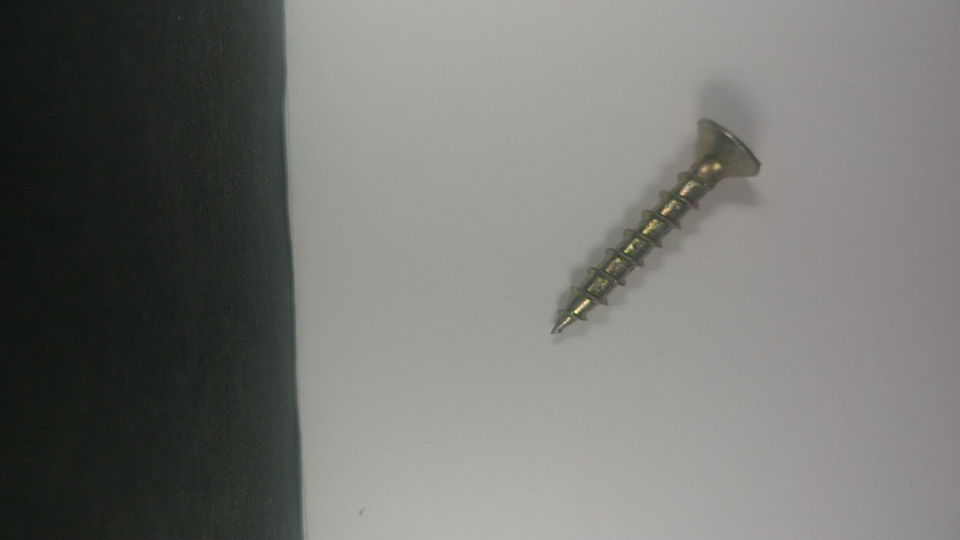
#> input picture Clasificador-de-imagenes/Data Base/YTest/Tornillos/photo16.jpg, 1920 x 1080 px, found by its file name (shown at 1/2 size); its folder holds only this picture in this run
$ python p8_rendimiento.py
#> lines starting #> are read from the running program, lines starting #| are printed output that depends on the picture; after the words box and inside, x2 and y2 are one past the last pixel; in counts of white or black regions, pixels touching at a corner belong together; pictures that were not available may be replaced by others from this repository, and a replacement may not be noted
#> the answer given: 3
### Clasificador-de-imagenes/p7_clasificacion.py
from matplotlib import pyplot as plt
import matplotlib.patches as mpatches

plt.rcParams['image.cmap'] = 'gray'

from skimage import io, filters, img_as_ubyte
import numpy as np
import cv2
import os
from datetime import datetime
import random
from skimage.measure import regionprops


"""
VARIABLES GLOBALES
Para almacenar los datos y graficar
"""
global datos, fig, ax
datos = [] # Base de datos
fig = plt.figure()
ax = fig.add_subplot(111, projection='3d')


def transformacion(image):
    """
    QUITAR PARED DE LA CAJA EN LA IMAGEN
    """
    # Determinar dimensiones de la imagen
    height, width, channels = image.shape

    # x marca hasta donde cortar (osea corta del pixel 0 hasta 700)
    x = 50
    crop_img = image[0:height, x:width]

    """
    QUITAR EL FONDO
    Convertir el fondo a fondo totalmente blanco
    """
    # Determinar nuevamente las dimensiones de la imagen
    height, width, channels = crop_img.shape

    # Crear una mascara
    mask = np.zeros(crop_img.shape[:2], np.uint8)

    # Grabar el corte del objeto
    bgdModel = np.zeros((1, 65), np.float64)
    fgdModel = np.zeros((1, 65), np.float64)

    # Hard Coding the Rect The object must lie within this rect.
    rect = (1079, 1079, width - 1, height - 1)
    cv2.grabCut(crop_img, mask, rect, bgdModel, fgdModel, 5, cv2.GC_INIT_WITH_RECT)
    mask = np.where((mask == 2) | (mask == 0), 0, 1).astype('uint8')
    img1 = crop_img * mask[:, :, np.newaxis]

    # Obtener el fondo
    background = crop_img - img1

    """
    Cambiar todos los pixeles en el fondo que no sean de negro a blanco
    [100,100,100] color de fondo (de la mascara) de la caja donde tome las fotos
    """
    background[np.where((background > [100, 100, 100]).all(axis=2))] = [255, 255, 255]

    # Agregar el fondo y la imagen
    image_sin_fondo = background + img1


    # Redimensionamiento de la imagen de entrada
    fixed_size = tuple((500, 400))
    resized_image = cv2.resize(image_sin_fondo, fixed_size)

    # Determinar dimensiones de la imagen
    height, width, channels = resized_image.shape

    # x marca hasta donde cortar (osea corta del pixel 0 hasta 700)
    y = 100
    crop_img = resized_image[0:height-y, 0:width]

    return crop_img


def extraccion(image, hacer_transformacion=False):
    """
    TRANSFORMACION
    """
    if hacer_transformacion:
        image = transformacion(image)

    """
    REDIMENSIONAMIENTO DE LA IMAGEN
    Convertir la imagen de 1220x1080 a 500x400
    """
    image = cv2.resize(image, (500, 400))

    """
    PRE PROCESAMIENTO
    """
    aux = cv2.cvtColor(image, cv2.COLOR_BGR2GRAY)  # Convertir a escala de grises

    """
    FILTRACION
    """
    aux = cv2.GaussianBlur(aux, (3, 3), 0)  # Aplicar filtro gaussiano -- (3,3) indica cuánto se debe cambiar el valor del píxel dado para desenfocar la imagen
    aux = filters.sobel(aux)  # Aplicar filtro Sobel o Laplaciano

    """
    SEGMENTACION
    """
    ret, th = cv2.threshold(img_as_ubyte(aux), 0, 255, cv2.THRESH_BINARY + cv2.THRESH_OTSU)

    """
    EXTRACCION DE CARACTERISTICAS / PROPIEDADES
    """
    regions = regionprops(th.astype(int))

    # [8 lines of commented-out code are left out]
    eje_mayor = regions[0].major_axis_length
    eje_menor = regions[0].minor_axis_length
    hu = regions[0].moments_hu

    # [9 lines of commented-out code are left out]
    return aux, [eje_menor, eje_mayor, hu[0]]


# [528 lines left out: functions generar_base_datos, clasifica, generar_archivo, mostrar_apilado, main, not called in this run]


# [53 lines that do not run on import are left out]

### Clasificador-de-imagenes/p8_rendimiento.py
from matplotlib import pyplot as plt
import matplotlib.patches as mpatches

plt.rcParams['image.cmap'] = 'gray'

from skimage import io, filters, img_as_ubyte
import numpy as np
import cv2
import os
from datetime import datetime
import random
from skimage.measure import regionprops


# Llamar las funciones de clasificacion de imagenes desde p7_clasificacion.py
import p7_clasificacion as clasificacion

"""
VARIABLES GLOBALES
Para almacenar los datos y graficar
"""
global datos, fig, ax
datos = []
fig = plt.figure()
ax = fig.add_subplot(111, projection='3d')


def generar_base_datos():
    print("\n--------------------------------------------------------------------")
    print("Comienza carga de Data Base")
    print("--------------------------------------------------------------------\n")
    global fig
    global ax
    global datos
    datos = []

    # Elemento de ferreteria
    class Elemento:
        def __init__(self):
            self.pieza = None
            self.image = None
            self.caracteristica = []
            self.distancia = 0

    # Cargar path de las imagenes
    tornillo_path = './dataset/transformado/train/Tornillos/'
    tuerca_path = './dataset/transformado/train/Tuercas/'
    arandela_path = './dataset/transformado/train/Arandelas/'
    clavo_path = './dataset/transformado/train/Clavos/'

    # Cargar todas las imagenes dentro de una carpeta
    tornillo = []
    for image_path in os.listdir(tornillo_path):
        img = cv2.imread(tornillo_path + image_path)
#> img is the input picture: shape (1080, 1920, 3); mean B, G, R 113.1, 116.9, 116.1
        tornillo.append(img)

    tuerca = []
    for image_path in os.listdir(tuerca_path):
        img = cv2.imread(tuerca_path + image_path)
        tuerca.append(img)

    arandela = []
    for image_path in os.listdir(arandela_path):
        img = cv2.imread(arandela_path + image_path)
        arandela.append(img)

    clavo = []
    for image_path in os.listdir(clavo_path):
        img = cv2.imread(clavo_path + image_path)
        clavo.append(img)

    i = 0
    # Analisis de tornillos
    iter = 0
    for objeto in tornillo:
        datos.append(Elemento())
        datos[i].pieza = 'Tornillo'
        datos[i].image, datos[i].caracteristica = clasificacion.extraccion(objeto)
        ax.scatter(datos[i].caracteristica[0], datos[i].caracteristica[1], datos[i].caracteristica[2], c='y',
                   marker='o')
        i += 1
        iter += 1
#> this loop made 1 pass
#> (ret in extraccion, eje_mayor in extraccion, eje_menor in extraccion, hu in extraccion, i, iter) on pass 1: (11, 404, 317.7, [4.79, 1.28, 70.56, 6.5, -134.3, 5.31, 36.97], 1, 1)
#> pass 1, in extraccion, `image = cv2.resize(image, (500, 400))`:
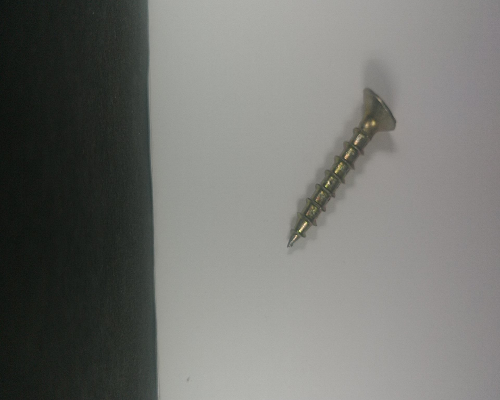
#> image: shape (400, 500, 3); mean of channels 0, 1, 2 113, 116.8, 116; drawn as B, G, R
#> pass 1, in extraccion, `aux = filters.sobel(aux)`:
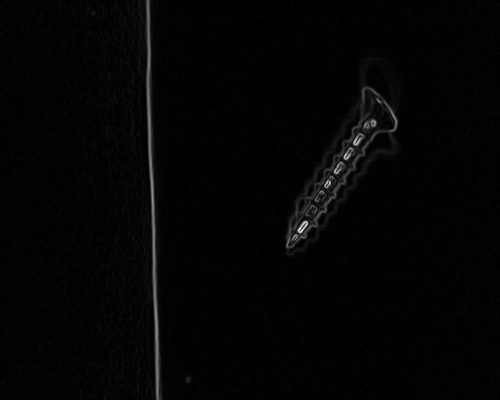
#> aux: shape (400, 500) float64; min 0, max 0.271, mean 0.00484; drawn with min black and max white
#> after the loop, datos = 1 item; i = 1; iter = 1
    print("Tornillos OK")

    # Analisis de tuercas
    iter = 0
    for objeto in tuerca:
        datos.append(Elemento())
        datos[i].pieza = 'Tuerca'
        datos[i].image, datos[i].caracteristica = clasificacion.extraccion(objeto)
        ax.scatter(datos[i].caracteristica[0], datos[i].caracteristica[1], datos[i].caracteristica[2], c='r',
                   marker='o')
        i += 1
        iter += 1
#> this loop made 1 pass
#> (ret in extraccion, eje_mayor in extraccion, eje_menor in extraccion, hu in extraccion, i, iter) on pass 1: (11, 404, 317.7, [4.79, 1.28, 70.56, 6.5, -134.3, 5.31, 36.97], 2, 1)
#> pass 1, in extraccion (call 2), `ret, th = cv2.threshold(img_as_ubyte(aux), 0, 255, cv2.THRESH_BINARY +..`:
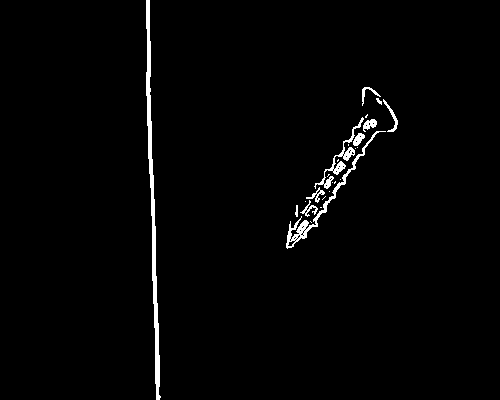
#> th: shape (400, 500); 1.7% white; 25 white regions (14 under 20 px), largest, box (x1, y1, x2, y2) and area: (146, 0, 161, 400) 1615, (286, 131, 386, 249) 712, (314, 117, 364, 189) 463
#> after the loop, datos = 2 items; i = 2; iter = 1
    print("Tuercas OK")

    # Analisis de arandelas
    iter = 0
    for objeto in arandela:
        datos.append(Elemento())
        datos[i].pieza = 'Arandela'
        datos[i].image, datos[i].caracteristica = clasificacion.extraccion(objeto)
        ax.scatter(datos[i].caracteristica[0], datos[i].caracteristica[1], datos[i].caracteristica[2], c='b',
                   marker='o')
        i += 1
        iter += 1
#> this loop made 1 pass
#> (ret in extraccion, eje_mayor in extraccion, eje_menor in extraccion, hu in extraccion, i, iter) on pass 1: (11, 404, 317.7, [4.79, 1.28, 70.56, 6.5, -134.3, 5.31, 36.97], 3, 1)
#> after the loop, datos = 3 items; i = 3; iter = 1
    print("Arandelas OK")

    # Analisis de clavos
    iter = 0
    for objeto in clavo:
        datos.append(Elemento())
        datos[i].pieza = 'Clavo'
        datos[i].image, datos[i].caracteristica = clasificacion.extraccion(objeto)
        ax.scatter(datos[i].caracteristica[0], datos[i].caracteristica[1], datos[i].caracteristica[2], c='g',
                   marker='o')
        i += 1
        iter += 1
#> this loop made 1 pass
#> (ret in extraccion, eje_mayor in extraccion, eje_menor in extraccion, hu in extraccion, i, iter) on pass 1: (11, 404, 317.7, [4.79, 1.28, 70.56, 6.5, -134.3, 5.31, 36.97], 4, 1)
#> after the loop, datos = 4 items; i = 4; iter = 1
    print("Clavos OK")

    print("Analisis completo de la base de datos de Train")
    print("Cantidad de imagenes analizadas: ", len(datos))
#| Cantidad de imagenes analizadas:  4

    # Elemento a evaluar
    test = Elemento()

    print("--------------------------------------------------------------------\n")
    return test


def clasifica(image, test, K):

    respuesta = []
    global fig
    global ax
    global datos
    global contador_cajas

    test.image, test.caracteristica =  clasificacion.extraccion(image, hacer_transformacion=True)
    test.pieza = 'Arandela'  # label inicial

    """
    KNN: K Nearest Neighbors
    """
    #print("\nInicializacion KNN")
    i = 0
    sum = 0
    for ft in datos[0].caracteristica:
        sum = sum + np.power(np.abs(test.caracteristica[i] - ft), 2)
        i += 1
    d = np.sqrt(sum)

    for element in datos:
        sum = 0
        i = 0
        for ft in element.caracteristica:
            sum = sum + np.power(np.abs((test.caracteristica[i]) - ft), 2)
            i += 1

        element.distancia = np.sqrt(sum)

        if sum < d:
            d = sum
            test.pieza = element.pieza

    #print("Prediccion para KNN con K=1: ", test.pieza)
    KNN = test.pieza

    """
    BUBBLE SORT: Algoritmo de ordenamiento de burbuja
    Lo elegi porque es bastante estable
    """
    swap = True
    while swap:
        swap = False
        for i in range(1, len(datos) - 1):
            if datos[i - 1].distancia > datos[i].distancia:
                aux = datos[i]
                datos[i] = datos[i - 1]
                datos[i - 1] = aux
                swap = True

    """
    KNN para un valor K dado
    """
    vect_contador = [] # Cantidad de veces que se repite una categoria

    # Comienza el analisis para distintos valores de K
    for i in range(K):
        vect_contador.append(0)

        for j in range(K):
            if(datos[i].pieza == datos[j].pieza):
                vect_contador[i] +=1

    maxContador = max(vect_contador)
    indice_maxContador = vect_contador.index(maxContador)
    KNN_Multiple = datos[indice_maxContador].pieza

    #print("KNN Multiple (K=9): ", caracteristica)

    """
    K MEANS
    """
    #print("\nInicializacion KMeans")

    tornillo_data = []
    tuerca_data = []
    arandela_data = []
    clavo_data = []

    for element in datos:
        if element.pieza == 'Tornillo':
            tornillo_data.append(element)
        if element.pieza == 'Tuerca':
            tuerca_data.append(element)
        if element.pieza == 'Arandela':
            arandela_data.append(element)
        if element.pieza == 'Clavo':
            clavo_data.append(element)

    tornillo_mean = list(random.choice(tornillo_data).caracteristica)
    tuerca_mean = list(random.choice(tuerca_data).caracteristica)
    arandela_mean = list(random.choice(arandela_data).caracteristica)
    clavo_mean = list(random.choice(clavo_data).caracteristica)

    # Asignacion, Actualizacion y Convergencia
    tornillo_len = [0, 0, 0]
    tuerca_len = [0, 0, 0]
    arandela_len = [0, 0, 0]
    clavo_len = [0, 0, 0]

    iter = 0
    while iter < 20:

        tornillo_data = []
        tuerca_data = []
        arandela_data = []
        clavo_data = []

        # Asignacion
        for element in datos:
            sum_tornillo = 0
            sum_tuerca = 0
            sum_arandela = 0
            sum_clavo = 0

            for i in range(0, len(element.caracteristica) - 1):
                sum_tornillo += np.power(np.abs(tornillo_mean[i] - element.caracteristica[i]), 2)
                sum_tuerca += np.power(np.abs(tuerca_mean[i] - element.caracteristica[i]), 2)
                sum_arandela += np.power(np.abs(arandela_mean[i] - element.caracteristica[i]), 2)
                sum_clavo += np.power(np.abs(clavo_mean[i] - element.caracteristica[i]), 2)

            dist_tornillo = np.sqrt(sum_tornillo)
            dist_tuerca = np.sqrt(sum_tuerca)
            dist_arandela = np.sqrt(sum_arandela)
            dist_clavo = np.sqrt(sum_clavo)

            aux = dist_tornillo
            if dist_tuerca < aux:
                aux = dist_tuerca
            if dist_arandela < aux:
                aux = dist_arandela
            if dist_clavo < aux:
                aux = dist_clavo

            if aux == dist_tornillo:
                tornillo_data.append(element.caracteristica)
            elif aux == dist_tuerca:
                tuerca_data.append(element.caracteristica)
            elif aux == dist_arandela:
                arandela_data.append(element.caracteristica)
            elif aux == dist_clavo:
                clavo_data.append(element.caracteristica)

        # Actualizacion
        sum_tornillo = [0, 0, 0]
        for b in tornillo_data:
            sum_tornillo[0] += b[0]
            sum_tornillo[1] += b[1]
            sum_tornillo[2] += b[2]

        sum_tuerca = [0, 0, 0]
        for o in tuerca_data:
            sum_tuerca[0] += o[0]
            sum_tuerca[1] += o[1]
            sum_tuerca[2] += o[2]

        sum_arandela = [0, 0, 0]
        for l in arandela_data:
            sum_arandela[0] += l[0]
            sum_arandela[1] += l[1]
            sum_arandela[2] += l[2]

        sum_clavo = [0, 0, 0]
        for p in clavo_data:
            sum_clavo[0] += p[0]
            sum_clavo[1] += p[1]
            sum_clavo[2] += p[2]

        tornillo_mean[0] = sum_tornillo[0] / len(tornillo_data)
        tornillo_mean[1] = sum_tornillo[1] / len(tornillo_data)
        tornillo_mean[2] = sum_tornillo[2] / len(tornillo_data)

        tuerca_mean[0] = sum_tuerca[0] / len(tuerca_data)
        tuerca_mean[1] = sum_tuerca[1] / len(tuerca_data)
        tuerca_mean[2] = sum_tuerca[2] / len(tuerca_data)

        arandela_mean[0] = sum_arandela[0] / len(arandela_data)
        arandela_mean[1] = sum_arandela[1] / len(arandela_data)
        arandela_mean[2] = sum_arandela[1] / len(arandela_data)

        clavo_mean[0] = sum_clavo[0] / len(clavo_data)
        clavo_mean[1] = sum_clavo[1] / len(clavo_data)
        clavo_mean[2] = sum_clavo[1] / len(clavo_data)

        # print("Tornillo  Tuerca  Arandela  Clavo")
        # print(len(tornillo_data), len(tuerca_data), len(arandela_data), len(clavo_data))

        # CONVERGENCIA Y CONDICION DE SALIDA
        if not tornillo_mean == tornillo_len:
            tornillo_len = tornillo_mean

        if not tuerca_mean == tuerca_len:
            tuerca_len = tuerca_mean

        if not arandela_mean == arandela_len:
            arandela_len = arandela_mean

        if not clavo_mean == clavo_len:
            clavo_len = clavo_mean

        iter += 1

    # Mean mas cercano
    sum_tornillo = 0
    sum_tuerca = 0
    sum_arandela = 0
    sum_clavo = 0

    for i in range(0, len(test.caracteristica) - 1):
        sum_tornillo += np.power(np.abs(test.caracteristica[i] - tornillo_mean[i]), 2)
        sum_tuerca += np.power(np.abs(test.caracteristica[i] - tuerca_mean[i]), 2)
        sum_arandela += np.power(np.abs(test.caracteristica[i] - arandela_mean[i]), 2)
        sum_clavo += np.power(np.abs(test.caracteristica[i] - clavo_mean[i]), 2)

    dist_tornillo = np.sqrt(sum_tornillo)
    dist_tuerca = np.sqrt(sum_tuerca)
    dist_arandela = np.sqrt(sum_arandela)
    dist_clavo = np.sqrt(sum_clavo)

    #print("\nMean mas cercano")
    #print("Tornillo  Tuerca  Arandela  Clavo")
    #print(dist_tornillo, dist_tuerca, dist_arandela, dist_clavo)

    aux = dist_tornillo
    if dist_tuerca < aux:
        aux = dist_tuerca
    if dist_arandela < aux:
        aux = dist_arandela
    if dist_clavo < aux:
        aux = dist_clavo

    if aux == dist_tornillo:
        test.pieza = 'Tornillo'
    elif aux == dist_tuerca:
        test.pieza = 'Tuerca'
    elif aux == dist_arandela:
        test.pieza = 'Arandela'
    elif aux == dist_clavo:
        test.pieza = 'Clavo'

    #print("\nPrediccion para KMeans: ", test.pieza)
    KMEANS = test.pieza

    return KNN, KNN_Multiple, KMEANS

# [14 lines left out: function MostrarResultados, not called in this run]

"""
Calculo de Rendimiento
"""
def rendimiento(val_K):
    K = val_K # Establecer rango de busqueda de O - K

    # Nombre de las piezas y carpetas
    piezas = ["Arandela","Clavo", "Tornillo", "Tuerca"]
    carpetas = ["Arandelas", "Clavos", "Tornillos", "Tuercas"]

    # Clasificacion
    test = generar_base_datos()

    # Generar el vector contador, vector K
    vect_it=[]

    vect_aciertos_KNN = []
    vect_val_K = []
    vect_eficiencia_KNN = []

    cont_KMEANS = 0
    vect_eficiencia_KMEANS = []


    for i in range(K): #Consideramos el KNN y KNN Multiple
        vect_aciertos_KNN.append(0) # Lo rellenamos de cero cada componente
        vect_val_K.append(i+1)

    cont_piezas = 0

    for j in range(len(carpetas)):
        carpeta = carpetas[j]
        input_path = "./dataset/original/test/" + carpeta +"/"
        dirs_input = os.listdir(input_path)

        for i in range(len(dirs_input)):
            nombre = input_path + dirs_input[i]
            image = io.imread(nombre)
#> image: shape (1080, 1920, 3)
            cont_piezas +=1

            print("Análisis de: ", carpeta +"/"+dirs_input [i])

            # A partir de aca comienza el analisis con distintos valores de K
            for  i in range(K-1): # Para una misma imagen la evaluamos con distintos valores de
                # Ejecutar clasificacion para un valor de K
                KNN, KNN_Multiple, KMEANS = clasifica(image, test, K)

                # Categoria devuelta para un valor de K dado
                KNN_Multiple = KNN_Multiple + 's'

                if(carpeta == KNN_Multiple):
                    vect_aciertos_KNN[i+1] +=1
#> this loop made 1 pass
#> KNN_Multiple on pass 1: 'Tornillo'
#> pass 1, in transformacion, `crop_img = image[0:height, x:width]`:
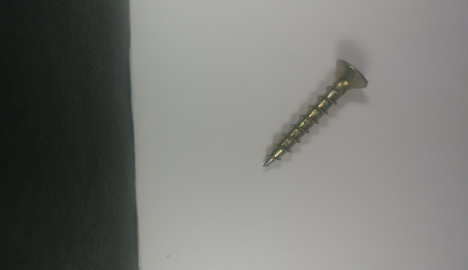
#> crop_img: shape (1080, 1870, 3) (shown at 1/4 size); mean R, G, B 118.7, 119.4, 115.6
#> pass 1, in transformacion, `image_sin_fondo = background + img1`:
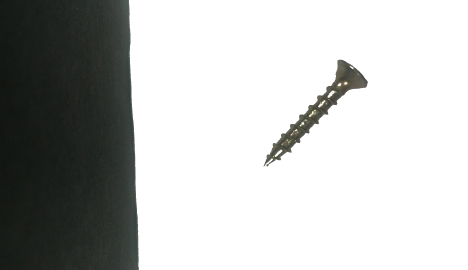
#> image_sin_fondo: shape (1080, 1870, 3) (shown at 1/4 size); mean R, G, B 189, 190.2, 188.8
#> pass 1, in transformacion, `resized_image = cv2.resize(image_sin_fondo, fixed_size)`:
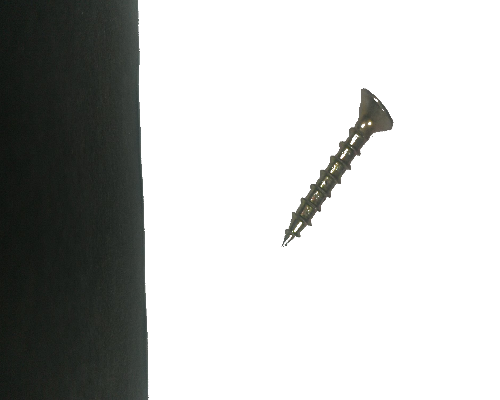
#> resized_image: shape (400, 500, 3); mean R, G, B 188.9, 190.1, 188.8
#> after the loop, vect_aciertos_KNN = [0, 0, 0]

            # KNN con K=1
            KNN = KNN + 's'
            if(carpeta == KNN):
                    vect_aciertos_KNN[0] +=1

            # KMEANS
            KMEANS = KMEANS + 's'
            if(carpeta == KMEANS):
                    cont_KMEANS +=1


            vect_it.append(cont_piezas)
            vect_eficiencia_KMEANS.append(cont_KMEANS/cont_piezas*100)

    # Rellenar vector de eficiencia
    for i in range(K):
        vect_eficiencia_KNN.append(vect_aciertos_KNN[i]*100/cont_piezas)

    # Grafico de Aciertos -KNN
    grafico_aciertos_KNN, ax = plt.subplots()
    ax.plot(vect_val_K, vect_aciertos_KNN)
    ax.grid(True)
    ax.set_title("Rendimiento de KNN para distintos K")
    ax.set_xlabel('K Nearest Neighbors')
    ax.set_ylabel('Cantidad de Predicciones Correctas')
    plt.savefig("pruebas/8_rendimiento/rendimiento_valores_K_aciertos" + ".jpg")

    # Grafico de Eficiencia - KNN
    grafico_eficiencia_KNN, ax = plt.subplots()
    ax.plot(vect_val_K, vect_eficiencia_KNN)
    ax.grid(True)
    ax.set_title("Rendimiento de KNN")
    ax.set_xlabel('K Nearest Neighbors')
    ax.set_ylabel('Predicciones Correctas (%)')
    plt.savefig("pruebas/8_rendimiento/rendimiento_valores_K_eficiencia" + ".jpg")

    # Grafico de Eficiencia - KMEANS
    grafico_eficiencia_KNN, ax = plt.subplots()
    ax.plot(vect_it, vect_eficiencia_KMEANS)
    ax.grid(True)
    ax.set_title("Rendimiento de KMeans")
    ax.set_xlabel('Número de Ejecución')
    ax.set_ylabel('Predicciones Correctas (%)')
    plt.savefig("pruebas/8_rendimiento/rendimiento_KMeans_eficiencia" + ".jpg")

    MostrarResultados(cont_piezas, vect_aciertos_KNN, cont_KMEANS)


if __name__ == '__main__':  # Para que se pueda usar sin interfaz
    print("--------------------------------------------------------------------")
    print("Rendimiento del Algoritmo de Clasificación de Imágenes")
    print("--------------------------------------------------------------------\n")
    print("Ingrese el valor de K hasta el que desea evaluar el algoritmo de KNN")
    val_K = int(input("Valor de K = "))
#> (the run stopped early here; a loop or call above may not have finished)
